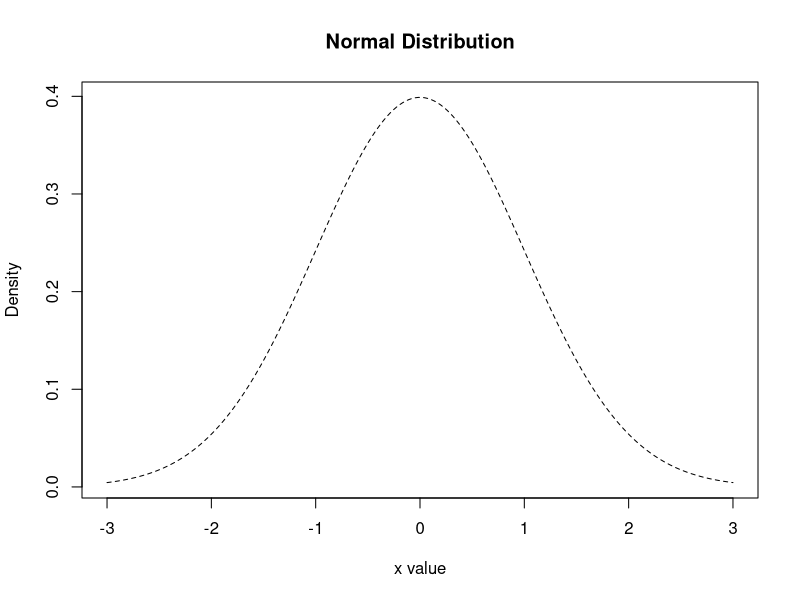
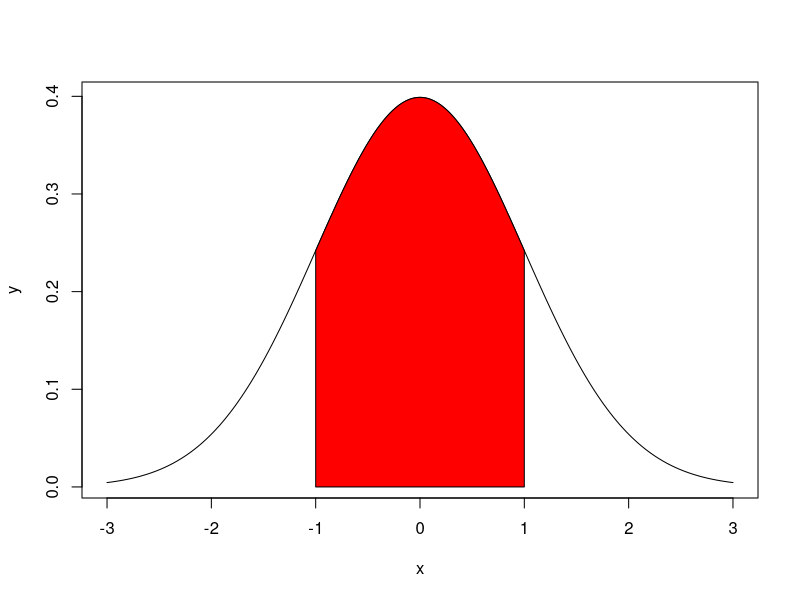
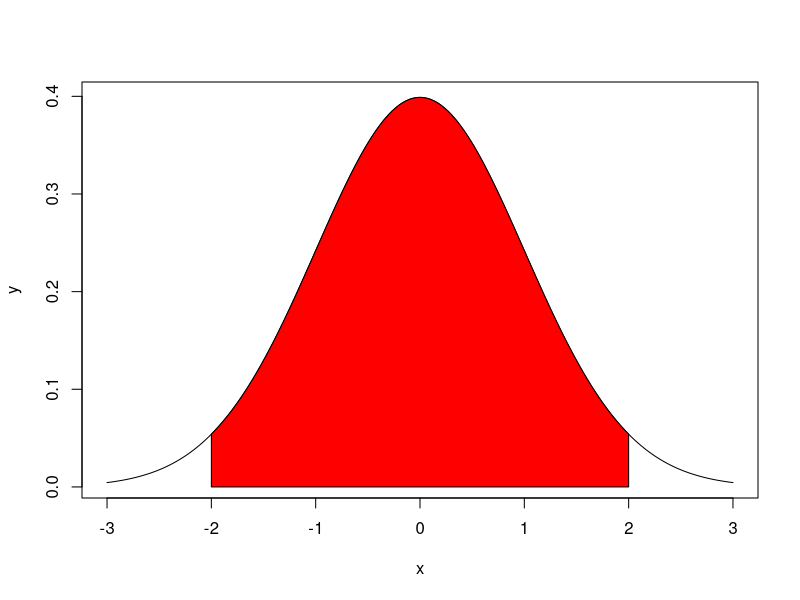
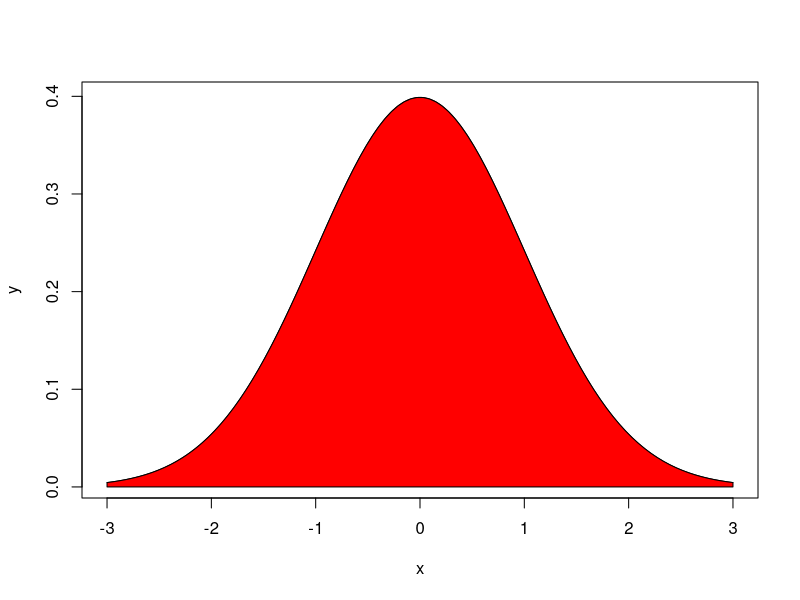
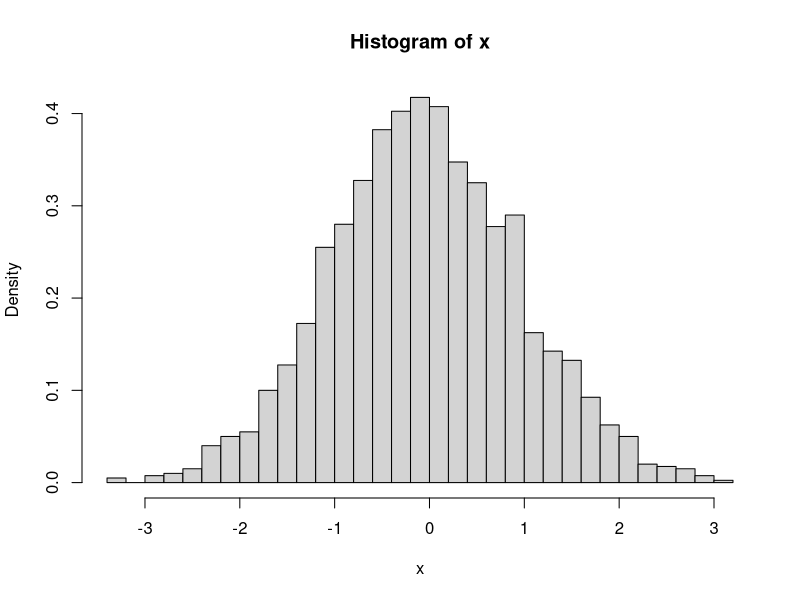
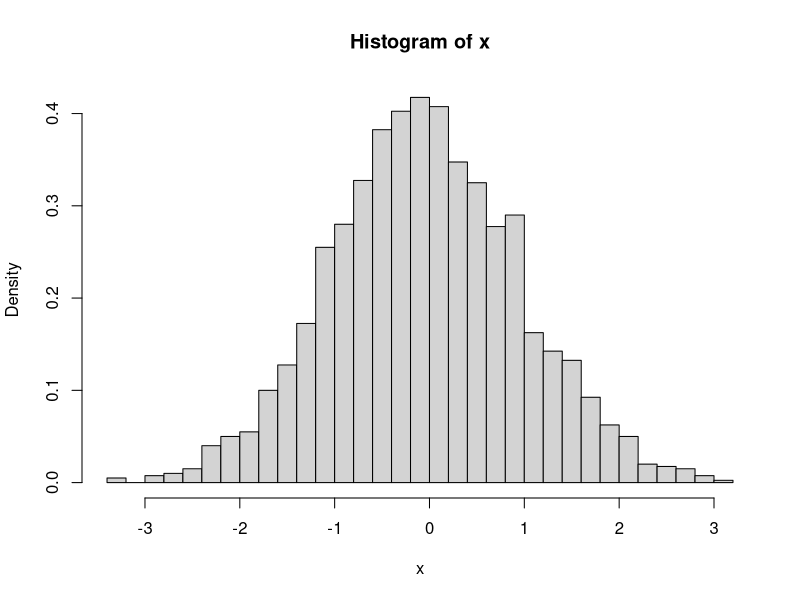
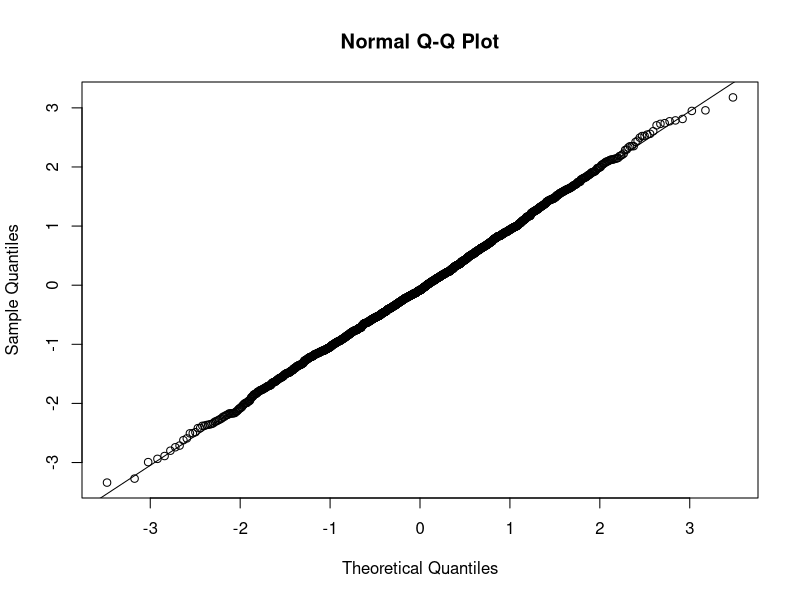
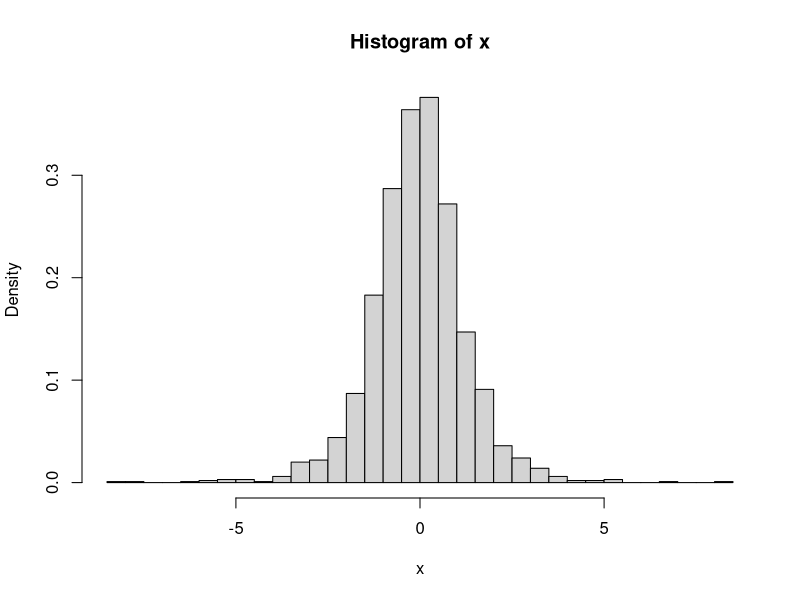

R code for these plots, in order:
## ---- chunk 1
knitr::opts_chunk$set(echo = TRUE)
## ---- chunk 2
x <- seq(-3,3, length=200)
y <- dnorm(x)

plot(x, y, type="l", lty=2, xlab="x value",
  ylab="Density", main="Normal Distribution")


## ---- chunk 3

abline(v=, col=)

## ---- chunk 4
##one SD from the mean
pnorm(1,mean=0, sd=1)-pnorm(-1,mean=0,sd=1)

## ---- chunk 5

x=seq(-3,3,length=200)
y=dnorm(x,mean=0,sd=1)
plot(x,y,type="l")
x=seq(-1,1,length=100)
y=dnorm(x,mean=0,sd=1)
polygon(c(-1,x,1),c(0,y,0),col="red")

## ---- chunk 6
##two SD from the mean

pnorm(2,mean=0, sd=1)-pnorm(-2,mean=0,sd=1)

x=seq(-3,3,length=200)
y=dnorm(x,mean=0,sd=1)
plot(x,y,type="l")
x=seq(-2,2,length=100)
y=dnorm(x,mean=0,sd=1)
polygon(c(-2,x,2),c(0,y,0),col="red")

##three SD from the mean
pnorm(3,mean=0, sd=1)-pnorm(-3,mean=0,sd=1)

x=seq(-3,3,length=200)
y=dnorm(x,mean=0,sd=1)
plot(x,y,type="l")
x=seq(-3,3,length=100)
y=dnorm(x,mean=0,sd=1)
polygon(c(-3,x,3),c(0,y,0),col="red")

## ---- chunk 7
#few ways
1-(pnorm(3,mean=0, sd=1)-pnorm(-3,mean=0,sd=1)
)

#
p<-pnorm(3,mean=0, sd=1)-pnorm(-3,mean=0,sd=1)
1-p
## ---- chunk 8
x <- rnorm(2000)
hist(x,prob=TRUE,breaks="scott")

## ---- chunk 9
hist(x,prob=TRUE,breaks="scott")

## ---- chunk 10
qqnorm(x)
qqline(x)
## ---- chunk 11
x <- rt(2000,5)
hist(x,prob=TRUE,breaks="scott")
qqnorm(x)
qqline(x)
## ---- chunk 12
x <- rt(2000,30)
hist(x,prob=TRUE,breaks="scott")
qqnorm(x)
qqline(x)
